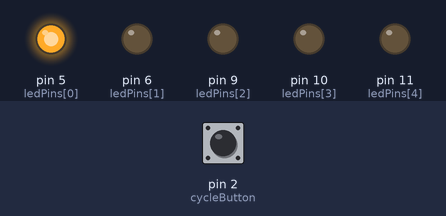
This sketch was run on a simulated Arduino Uno, built with avr-gcc and run on an emulated ATmega328P. Parts: output pins drawn as LEDs (lit = HIGH). Inputs (shaded band) come from the test bench; at power-on: pin 2 (cycleButton) LOW.

Above: at 0.1 s.
Timing chart, 0 to 1.6 s (numbered marks = the images above):
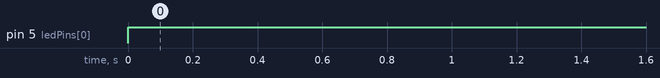

Measured:
- by itself, pin 5 (ledPins[0]): LOW → HIGH at 0.00 s

The sketch:

test.ino
```cpp
const int cycleButton = 2;     // the number of the pushbutton pin
const int switchButton = 3;
const int ledPin1 = 11;
const int ledPin2 = 10;
const int ledPin3 = 9;
const int ledPin4 = 6;
const int ledPinO = 5;   // the pin that the LED is attached to

int ledPins[] = {5, 6, 9, 10, 11};

// Variables will change:
int aantalKliks = 0; // counter for the number of button presses
int cycleState = 0; // current state of the button
int cycleLast = 0; // previous state of the button

void setup() {
  for( int i=0; i<5; i++){
    pinMode(ledPins[i], OUTPUT);
  }
  Serial.begin(9600);
}

void loop() {
  //read the pushbutton input pin:


  /*// compare the buttonState to its previous state
  if (buttonState != lastButtonState) {
    // if the state has changed, increment the counter
    if (buttonState == HIGH) {
      // if the current state is HIGH then the button
      // wend from off to on:
      buttonPushCounter++;
      Serial.println("on");
      Serial.print("number of button pushes:  ");
      Serial.println(buttonPushCounter);
    } else {
      // if the current state is LOW then the button
      // wend from on to off:
      Serial.println("off");
    }
    // Delay a little bit to avoid bouncing
    delay(50);
  }
  // save the current state as the last state,
  //for next time through the loop
  lastButtonState = buttonState;


  // turns on the LED every four button pushes by
  // checking the modulo of the button push counter.
  // the modulo function gives you the remainder of
  // the division of two numbers:
  if (buttonPushCounter % 4 == 0) {
    analogWrite(ledPin1, 5);
    digitalWrite(ledPin2, 1);
    digitalWrite(ledPin3, 1);
    digitalWrite(ledPin4, 1);
    digitalWrite(ledPinO, 1);
  } else {
    digitalWrite(ledPin1, 0);
    digitalWrite(ledPin2, 0);
    digitalWrite(ledPin3, 0);
    digitalWrite(ledPin4, 0);
    digitalWrite(ledPinO, 0);
  }*/
  cycleState = digitalRead(cycleButton);

  if (cycleState != cycleLast) {
    if (cycleState == HIGH) {
        aantalKliks++;
    }
    delay(50);
  }

  cycleLast = cycleState;

  if (aantalKliks % 1 == 0){
    for(int i=0; i<1; i++)
    {
       digitalWrite(ledPins[i], HIGH);
    }
  }

}
```
